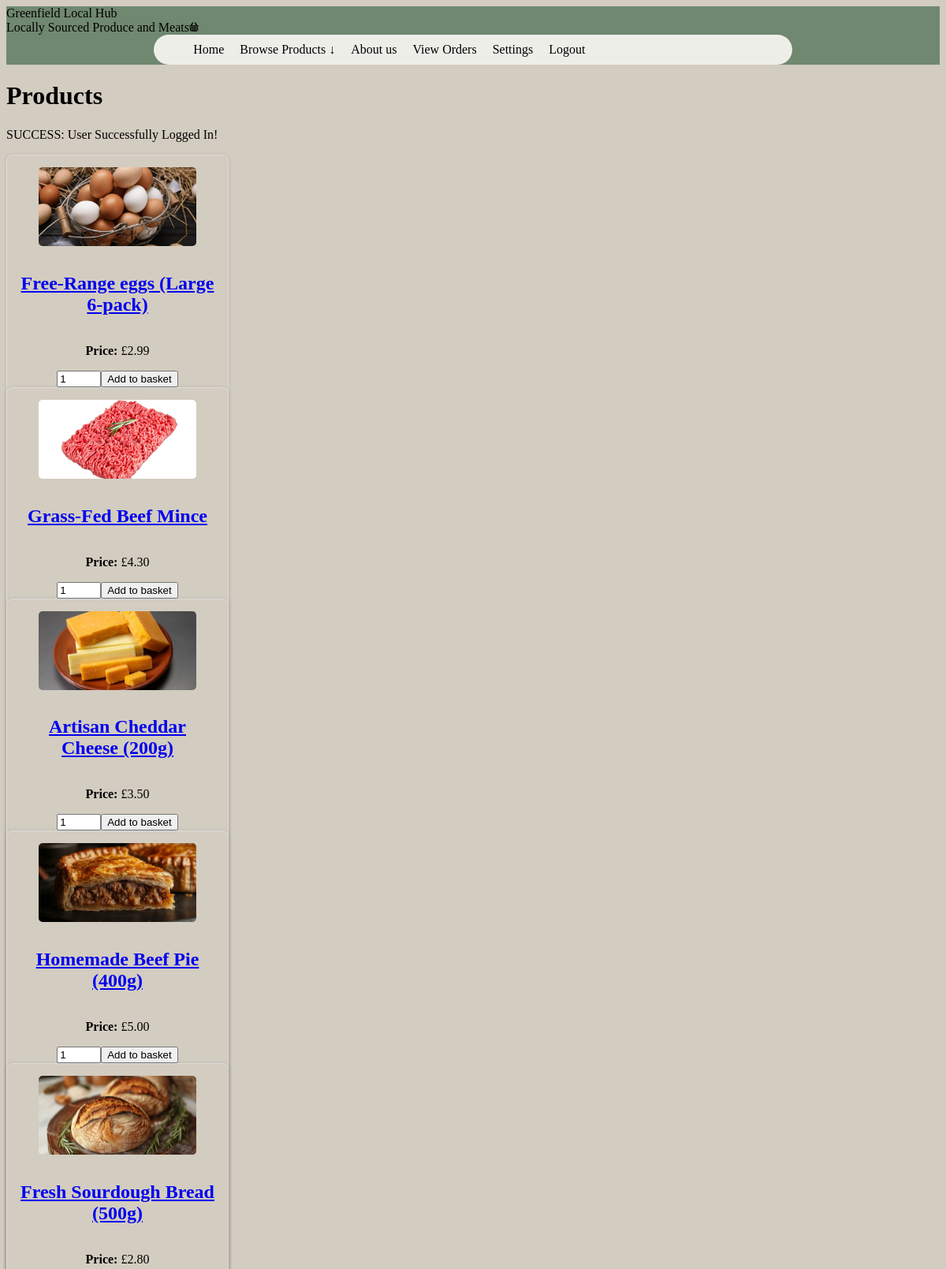
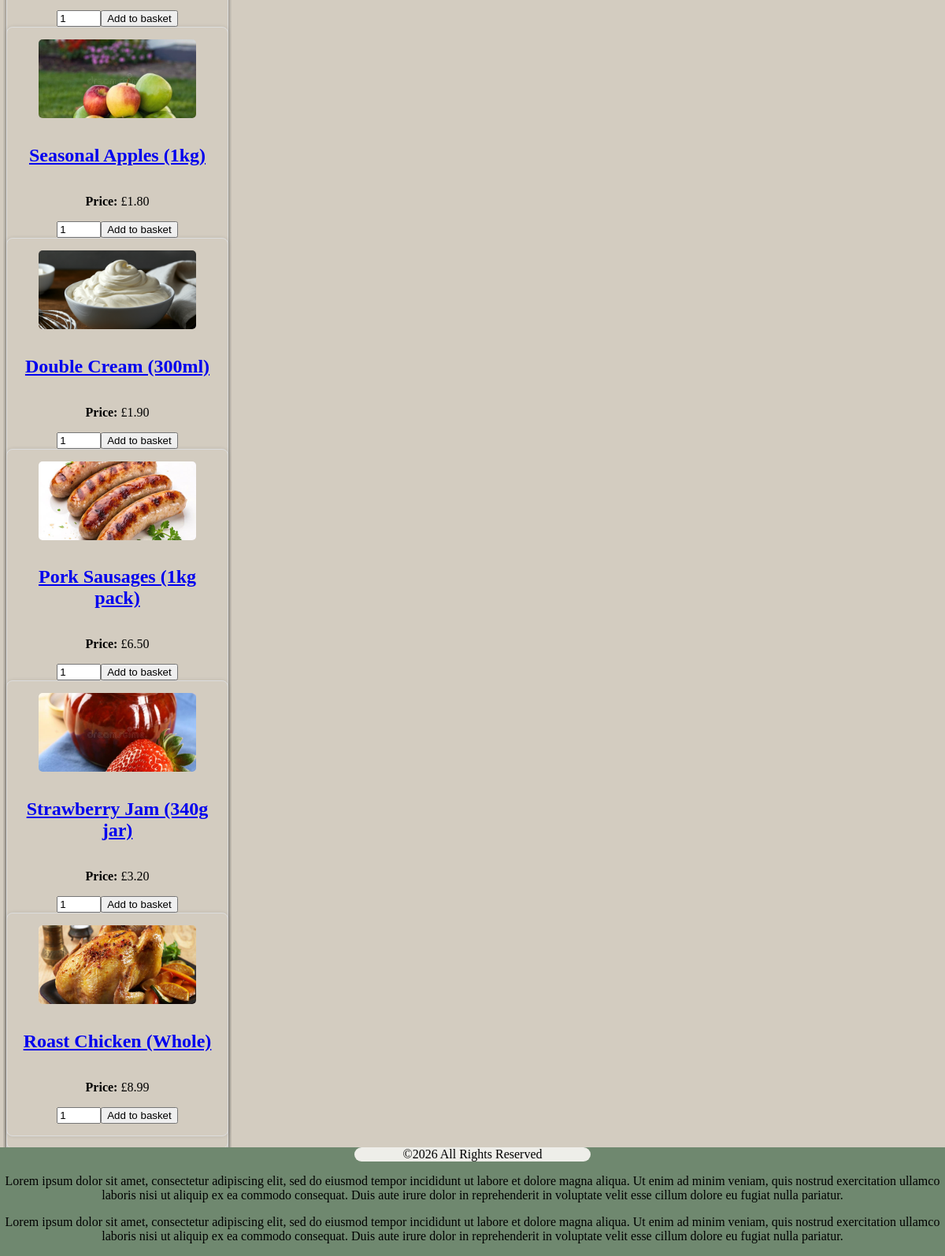
The page /products.php (signed in) on the database its author committed (2 pictures, top to bottom).
### tables this page shows
CREATE TABLE `products` (
  `product_id` int NOT NULL,
  `name` text NOT NULL,
  `description` text NOT NULL,
  `farm` text NOT NULL,
  `image` text NOT NULL,
  `image_alt` text NOT NULL,
  `price` float NOT NULL,
  `quantity` int NOT NULL
);

### assets/dbconn.php (called while the page is built, shortened)
<?php
    function dbconn_select(){
        $servername = "localhost";
        $dbusername = "glh_select";
        $dbpassword = "greenfield";
        $dbname = "glh_db";
        try {
            $conn = new PDO("mysql:host=$servername;port=3306;dbname=$dbname", $dbusername, $dbpassword);
            $conn->setAttribute(PDO::ATTR_ERRMODE, PDO::ERRMODE_EXCEPTION);
            return $conn;
        } catch(PDOException $e) {
            error_log("database error in super_checker: " . $e->getMessage());
            throw $e;
        }
    }

### products.php (the view, shortened to what this page needs)
<?php
    require_once "assets/dbconn.php";
    require_once "assets/common.php";
echo "<!DOCTYPE html>";
    echo "<html lang='en'>";
        echo "<head>";
            echo "<link rel='stylesheet' type='text/css' href='assets/styles.css'>";
        echo "</head>";
        echo "<body>";
            require "assets/header.php";
            echo "<h1>Products</h1>";
            try {
                $products = getproducts(dbconn_select());
            } catch(PDOException $e){
                $_SESSION['message'] = "ERROR: ".$e->getMessage();
                header('Location: user_dash.php');
                exit;
            } catch (Exception $e) {
                $_SESSION['message'] = "ERROR: " . $e->getMessage();
                header('Location: user_dash.php');
                exit;
            }
            echo user_message();
            if (!$products) {
                $_SESSION['message'] = "No products found";
            } else {
                echo "<div class= product-list>";
                foreach ($products as $product) {
                    echo "<div class='product-item'>";
                    if (!empty($product['image'])) {
                        echo "<a href='product_single.php?id=" . $product['product_id'] . "'><img src='" . $product['image'] . "' alt='" . $product['image_alt'] . "'></a>";
                    }
                    echo "<a href='product_single.php?id=" . $product['product_id'] . "'><h2>" . $product['name'] . "</h2></a>";
                    echo "<p><strong>Price:  </strong> £" . number_format($product['price'], 2) . "</p>";
                    if ($product['quantity'] > 0) {
                        echo " <form action='' method='post'>";
                            echo "<td>";
                                echo "<input type='number' name='quantity' min='1' max= " . $product['quantity'] . "  value='1' />";
                                echo "<input type='submit' name='addprod' value='Add to basket' />";
                            echo "</td>";
                        echo "</form>";
                    } else {
                        echo " <form action='' method='post'>";
                        echo "<input type='hidden' name='itemid' value=" . $product['product_id'] . ">";
                        echo "<input type='submit' disabled name='addprod' value='Sold Out' />";
                    }
                }
                echo "</div>";
            }
            require "assets/footer.php";
            echo "</body>";
    echo "</html>";

### assets/header.php
<?php
    echo "<header class='header'>";
        echo"<nav>";
        echo "<a id='title'>Greenfield Local Hub</a><br>";
        echo "<a id='subheading'>Locally Sourced Produce and Meats</a>";
        echo "<a href='basket.php'><img src='assets/images/basket.png' alt='a basket icon'</a>";
        echo "<ul class='nav_bar'>";
            if (!isset($_SESSION['user'])){
                echo "<li><a href='index.php'>Home</a></li>";
                echo "<li><a href='products.php'>Browse Products ↓</a></li>";
                echo "<li><a href='about.php'>About us</a></li>";
                echo "<li><a href='loyalty.php'><b>Checkout Our Loyalty Scheme</b></a></li>";
                echo "<li><a href='register.php'>Register</a></li>";
                echo "<li><a href='login.php'>Login</a></li>";
            } else {
                echo "<li><a href='user_dash.php'>Home</a></li>";
                echo "<li><a href='products.php'>Browse Products ↓</a></li>";
                echo "<li><a href='about.php'>About us</a></li>";
                echo "<li><a href='orders.php'>View Orders</a></li>";
                echo "<li><a href='settings.php'>Settings</a></li>";
                echo "<li><a href='logout.php'>Logout</a></li>";
            }
        echo "</ul>";
        echo "</nav>";
    echo "</header>";

### assets/common.php (shortened to what this page needs)
<?php
    function user_message(){
        if(isset($_SESSION['usermessage'])){
            $message = "<p>" . $_SESSION['usermessage'] . "</p>";
            return $message;
        } else {
            $message = "";
            return $message;
        }
    }
function getproducts($conn){
        $sql = "SELECT * FROM products";
        $stmt = $conn->prepare($sql);
        $stmt->execute();
        $result = $stmt->fetchAll(PDO::FETCH_ASSOC);
        return $result;
}

### assets/footer.php
<?php
    echo "<footer class='footer'>";
        echo "<p id='copyright'>"; echo "&copy"; echo date("Y"); echo " All Rights Reserved</p>";
        echo "<p>Lorem ipsum dolor sit amet, consectetur adipiscing elit, sed do eiusmod tempor incididunt ut labore et dolore magna aliqua. Ut enim ad minim veniam, quis nostrud exercitation ullamco laboris nisi ut aliquip ex ea commodo consequat. Duis aute irure dolor in reprehenderit in voluptate velit esse cillum dolore eu fugiat nulla pariatur. </p>";
        echo "<p>Lorem ipsum dolor sit amet, consectetur adipiscing elit, sed do eiusmod tempor incididunt ut labore et dolore magna aliqua. Ut enim ad minim veniam, quis nostrud exercitation ullamco laboris nisi ut aliquip ex ea commodo consequat. Duis aute irure dolor in reprehenderit in voluptate velit esse cillum dolore eu fugiat nulla pariatur. </p>";
    echo "</footer>";

### assets/styles.css (style rules this page uses)
body { background-color: #d3ccc0; color: black; }
.header { background: #6f886f; }
.header img { width: 1%; height: 1%; }
.nav_bar { margin: auto; display: flex; justify-content: flex-start; background-color: #eeeee9; border-radius: 50px; width: 65%; }
.nav_bar li { float: left; padding: 10px; list-style-type: none; }
.nav_bar li a { text-decoration: none; color: black; }
.footer { position: fixed; left: 0; bottom: 0; width: 100%; text-align: center; color: black; background-color: #6f886f; }
#copyright { background-color: #eeeee9; border-radius: 50px; width: 25%; margin: auto; }
.product-list { display: flex; flex-wrap: wrap; gap: 20px; }
.product-item { border: 1px solid #ddd; padding: 15px; width: 250px; box-shadow: 0 0 5px rgba(0,0,0,0.1); border-radius: 8px; display: flex; flex-direction: column; align-items: center; text-align: center; }
.product-item img { width: 200px; height: 100px; object-fit: cover; border-radius: 5px; margin-bottom: 10px; }

### rows shown on the page
products: image (picture), name "Free-Range eggs (Large 6-pack)", price "2.99"
products: image (picture), name "Grass-Fed Beef Mince", price "4.30"
products: image (picture), name "Artisan Cheddar Cheese (200g)", price "3.50"
products: image (picture), name "Homemade Beef Pie (400g)", price "5.00"
products: image (picture), name "Fresh Sourdough Bread (500g)", price "2.80"
products: image (picture), name "Seasonal Apples (1kg)", price "1.80"
products: image (picture), name "Double Cream (300ml)", price "1.90"
products: image (picture), name "Pork Sausages (1kg pack)", price "6.50"
products: image (picture), name "Strawberry Jam (340g jar)", price "3.20"
products: image (picture), name "Roast Chicken (Whole)", price "8.99"

### other values the page prints
$_SESSION['usermessage'] "SUCCESS: User Successfully Logged In!"
